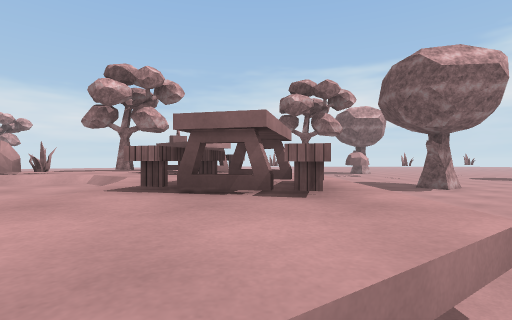
View 1 (above)

24 first-person views from a walk through a Unity game level. The camera is 1.5 m above the floor, looks level and sees 85° across. The floor is counted in squares, 2 m on a side. Each view is taken from the middle of a square. On the plan, view 1 faces up. The plan holds only what a view shows up to about 10 squares ahead; the rest is blank. The place goes on beyond the plan. The player character is not drawn. Some surface patterns are stand-ins.

View 2
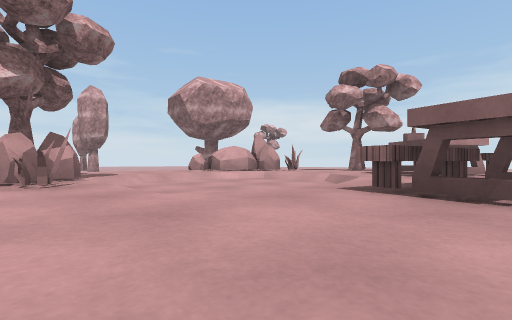

View 3
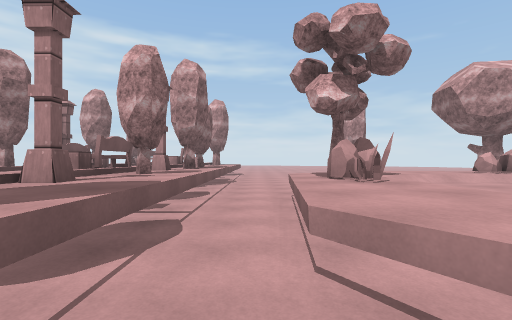

View 4
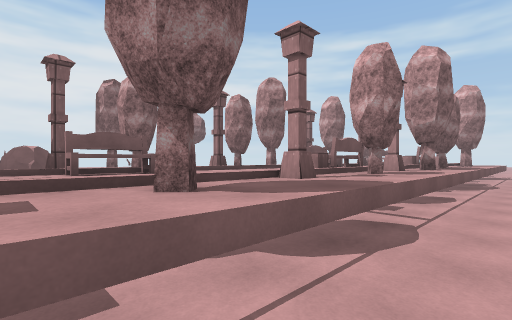

View 5
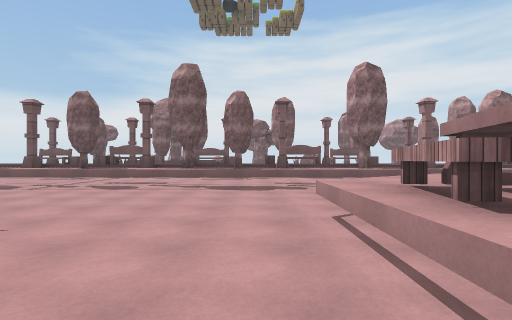

View 6
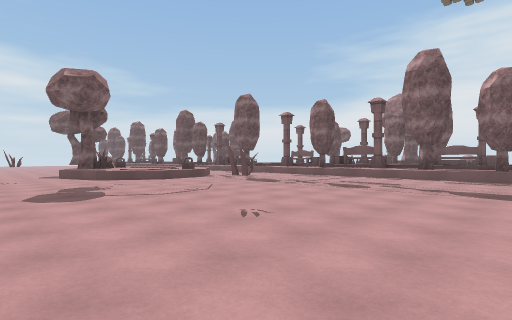

View 7
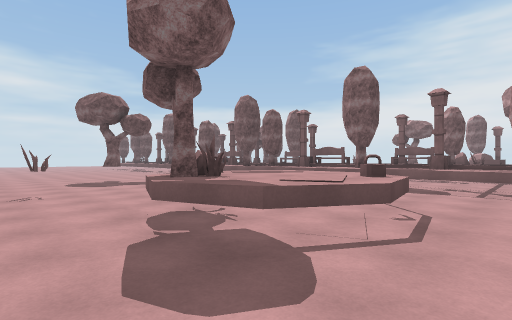

View 8
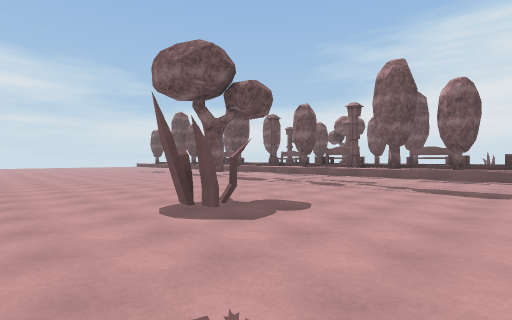

View 9
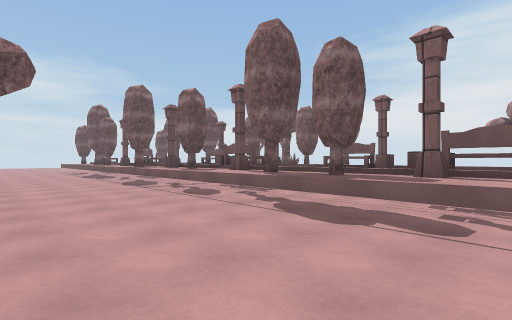

View 10
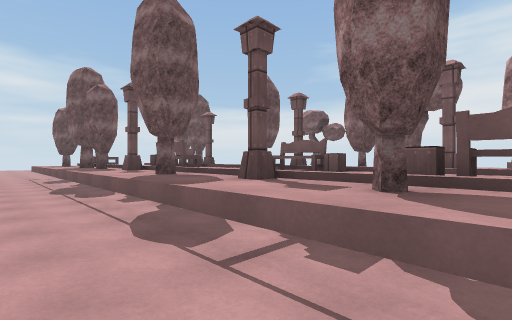

View 11
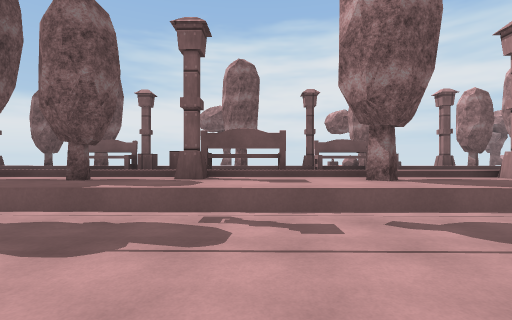

View 12
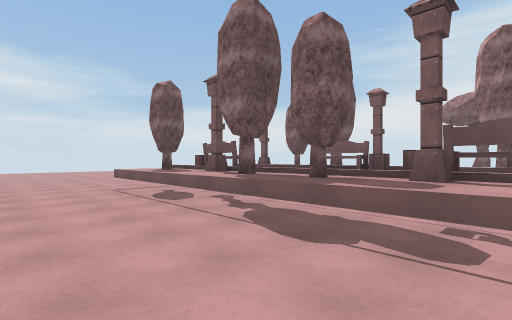

View 13
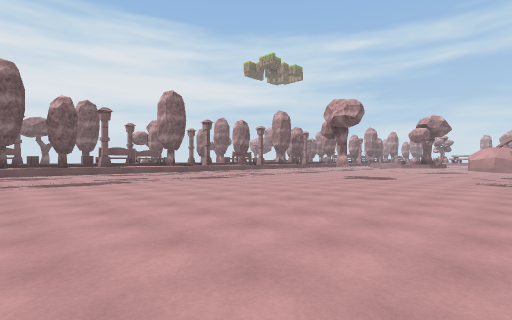

View 14
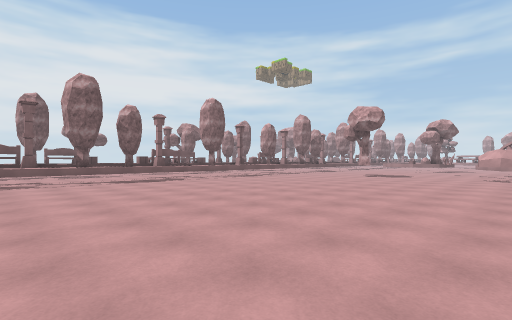

View 15
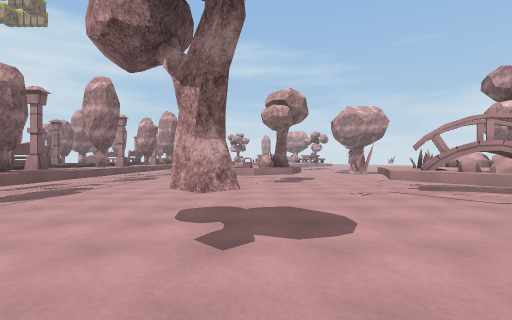

View 16
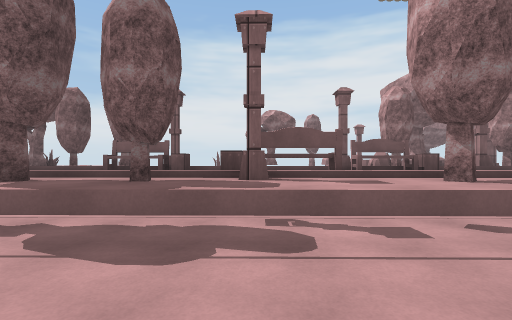

View 17
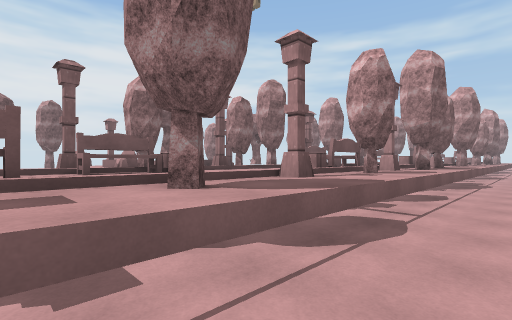

View 18
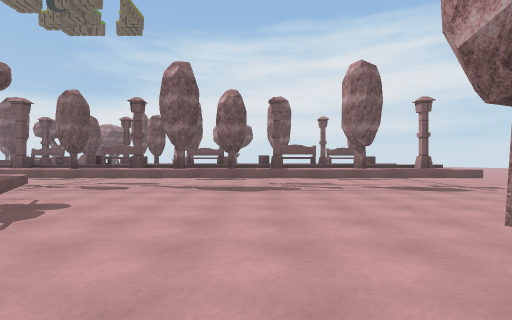

View 19
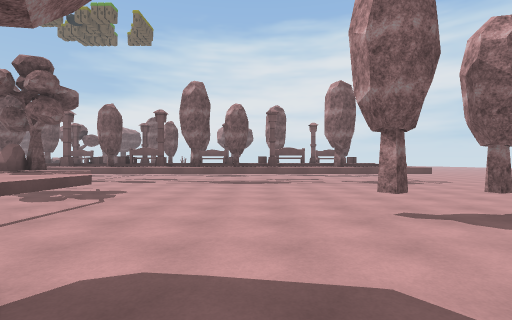

View 20
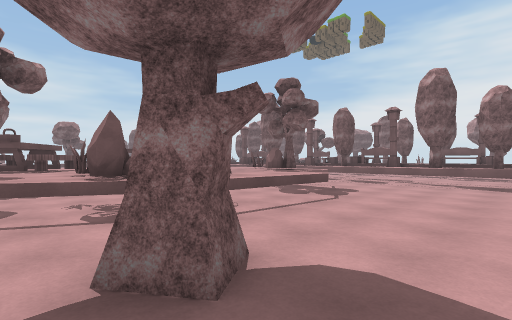

View 21
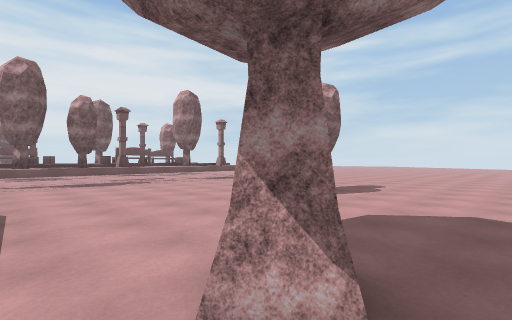

View 22
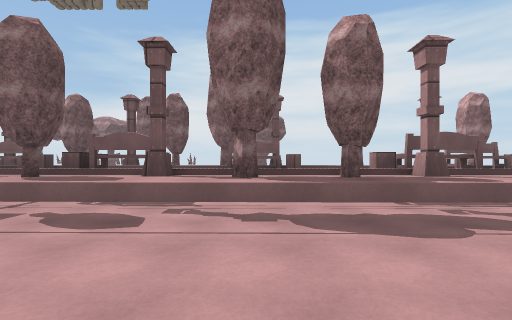

View 23
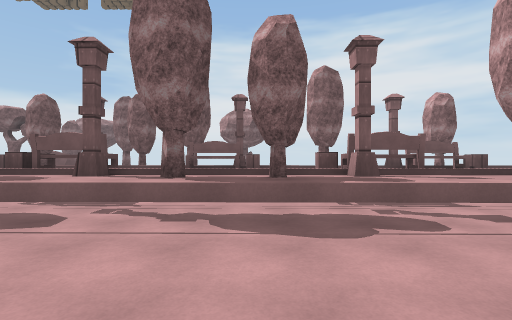

View 24
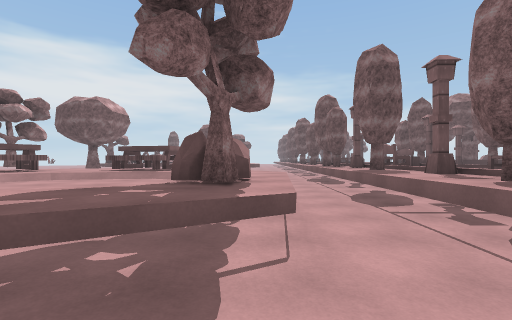

### Floor plan
Key: @ floor where view 1 was taken; # wall or solid block; . floor; ^ raised ledge; T tree; B bag; S streetlight; C carpet; O other object.
Columns run from 16 left of view 1 to 30 right of it. Each row starts with its distance up from view 1.
  7 ...........^^TBO^  ..T.    ^O #    ............
  6 ........T.OOO^O#O  ....   .^^^OO.OO............
  5 ..........OO^^^O^^............^................
  4 ..........OO^^^O^^.............................
  3 ...TT....^^^^^^O#O.......^TT...................
  2 .........^^^^^^O^O......^COOO.....T............
  1  .........^OO^^^^^.......BCC...................
  0 ..........^TOO^^@........^CC...................
 -1 ...............................................
 -2 .^^^^^^^^^^^^^^^^^^^^..........................
 -3 .S^T^SSTTSST^S^T^STTTS^T^S^T^ST^TS^T^^TT^^T^T^T
 -4    ^^^O^^^^O^^^^^^O^^^^O^S^^^O^^^S^O^S^^^S^^^S^
 -5                             ^^   ^^^    ^O   ^O
 -6  ^O^^^^O^^^^^O^^^^ O^ ^^^O^^^  O^ ^^^O^^  O^^
 -7  ^TS T SSTTSST S^T S^T^S^^^S^^^S^^^S^^^S^^^S^^^
 -8          ^   ^   T   TT  T      TTT  T  T^  T T
 -9                      S  OO          T^
-10                O     S            OOO
-11                O      TT          OO

Where each view was taken, in squares from view 1:
view 1: 0 up, 0 right, facing up
view 2: 0 up, 0 right, facing up-left
view 3: 1 down, 0 right, facing left
view 4: 1 down, 0 right, facing down-left
view 5: 5 up, 2 right, facing down
view 6: 5 up, 2 right, facing down-right
view 7: 5 up, 7 right, facing down-right
view 8: 5 up, 13 right, facing down-right
view 9: 1 up, 12 right, facing down-right
view 10: 1 down, 18 right, facing down-right
view 11: 0 up, 24 right, facing down
view 12: 0 up, 24 right, facing down-right
view 13: 7 up, 28 right, facing down-left
view 14: 7 up, 30 right, facing down-left
view 15: 2 up, 20 right, facing left
view 16: 0 up, 13 right, facing down
view 17: 1 down, 12 right, facing down-left
view 18: 5 up, 10 left, facing down
view 19: 7 up, 10 left, facing down
view 20: 7 up, 10 left, facing down-right
view 21: 7 up, 7 left, facing down-left
view 22: 1 up, 8 left, facing down
view 23: 1 up, 9 left, facing down
view 24: 0 up, 8 left, facing right
